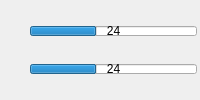
      <widget class="QWidget" name="gainRecStatus">
       <layout class="QHBoxLayout" name="horizontalLayout_9">
        <property name="spacing">
         <number>3</number>
        </property>
        <property name="margin">
         <number>3</number>
        </property>
        <item>
         <widget class="QWidget" name="gainRecIcon" native="true">
          <property name="sizePolicy">
           <sizepolicy hsizetype="Fixed" vsizetype="Ignored">
            <horstretch>0</horstretch>
            <verstretch>0</verstretch>
           </sizepolicy>
          </property>
          <property name="minimumSize">
           <size>
            <width>24</width>
            <height>0</height>
           </size>
          </property>
         </widget>
        </item>
        <item>
         <layout class="QVBoxLayout" name="verticalLayout_2">
          <property name="spacing">
           <number>5</number>
          </property>
          <item>
           <widget class="QProgressBar" name="gainRecLeftProgress">
            <property name="maximumSize">
             <size>
              <width>16777215</width>
              <height>10</height>
             </size>
            </property>
            <property name="styleSheet">
             <string notr="true"/>
            </property>
            <property name="maximum">
             <number>60</number>
            </property>
            <property name="value">
             <number>24</number>
            </property>
            <property name="format">
             <string>%v</string>
            </property>
           </widget>
          </item>
          <item>
           <widget class="QProgressBar" name="gainRecRightProgress">
            <property name="maximumSize">
             <size>
              <width>16777215</width>
              <height>10</height>
             </size>
            </property>
            <property name="maximum">
             <number>60</number>
            </property>
            <property name="value">
             <number>24</number>
            </property>
            <property name="format">
             <string>%v</string>
            </property>
           </widget>
          </item>
         </layout>
        </item>
       </layout>
      </widget>
